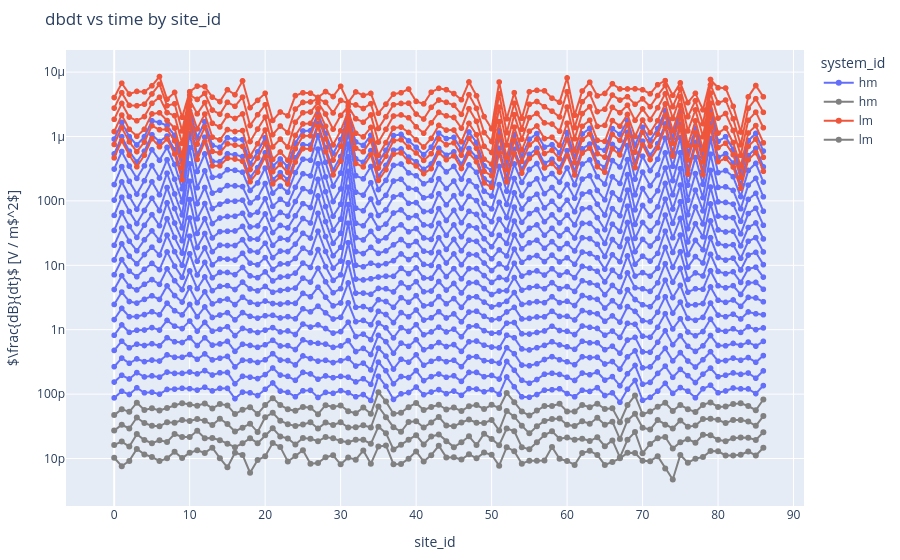

Notebook code for this chart:
### Code cell
import pandas as pd
import plotly.express as px

x_axis = 'site_id'

df_tmp = df_data.sort_values(['gate_id', x_axis])
df_tmp.loc[df_tmp['site_id'] == -1, 'inuse_auto'] = True

fig = px.line(
    df_tmp[df_tmp['inuse_auto'] == True],
    x=x_axis,
    y="dbdt",
    color="system_id",
    markers=True,
    title="dbdt vs time by site_id",
)

df_tmp.loc[df_tmp['site_id'] == -1, 'inuse_auto'] = False
fig2 = px.line(
    df_tmp[df_tmp['inuse_auto'] == False],
    x=x_axis,
    y="dbdt",
    color_discrete_sequence=["gray", "gray"],
    color="system_id",
    markers=True,
    title="dbdt vs time by site_id",
)


for trace in fig2.data:
    fig.add_trace(trace)

fig.update_layout(
    yaxis_type="log",
    yaxis_title="$\\frac{dB}{dt}$ [V / m$^2$]",
    margin={"l": 50, "r": 50, "t": 50, "b": 50},
    dragmode='select'
)

fig.show()

### Figure 1 — Plotly figure (JSON) as saved in the notebook; plotly's stock layout.template omitted (floating-point values rounded to 4 significant figures; data arrays with more than 128 entries replaced by an {"elided": "..."} marker saying what was removed)
{"data": [{"hovertemplate": "system_id=hm<br>site_id=%{x}<br>dbdt=%{y}<extra></extra>", "legendgroup": "hm", "line": {"color": "#636efa", "dash": "solid"}, "marker": {"symbol": "circle"}, "mode": "lines+markers", "name": "hm", "showlegend": true, "type": "scattergl", "x": {"elided": "1588 int values"}, "xaxis": "x", "y": {"elided": "1588 float values"}, "yaxis": "y"}, {"hovertemplate": "system_id=lm<br>site_id=%{x}<br>dbdt=%{y}<extra></extra>", "legendgroup": "lm", "line": {"color": "#EF553B", "dash": "solid"}, "marker": {"symbol": "circle"}, "mode": "lines+markers", "name": "lm", "showlegend": true, "type": "scattergl", "x": {"elided": "528 int values"}, "xaxis": "x", "y": {"elided": "528 float values"}, "yaxis": "y"}, {"hovertemplate": "system_id=hm<br>site_id=%{x}<br>dbdt=%{y}<extra></extra>", "legendgroup": "hm", "line": {"color": "gray", "dash": "solid"}, "marker": {"symbol": "circle"}, "mode": "lines+markers", "name": "hm", "orientation": "v", "showlegend": true, "type": "scatter", "x": {"elided": "370 int values"}, "xaxis": "x", "y": {"elided": "370 float values"}, "yaxis": "y"}, {"hovertemplate": "system_id=lm<br>site_id=%{x}<br>dbdt=%{y}<extra></extra>", "legendgroup": "lm", "line": {"color": "gray", "dash": "solid"}, "marker": {"symbol": "circle"}, "mode": "lines+markers", "name": "lm", "orientation": "v", "showlegend": true, "type": "scatter", "x": [-1, -1, -1, -1, -1, -1], "xaxis": "x", "y": [NaN, NaN, NaN, NaN, NaN, NaN], "yaxis": "y"}], "layout": {"dragmode": "select", "legend": {"title": {"text": "system_id"}, "tracegroupgap": 0}, "margin": {"b": 50, "l": 50, "r": 50, "t": 50}, "title": {"text": "dbdt vs time by site_id"}, "xaxis": {"anchor": "y", "domain": [0, 1], "title": {"text": "site_id"}}, "yaxis": {"anchor": "x", "domain": [0, 1], "title": {"text": "$\\frac{dB}{dt}$ [V / m$^2$]"}, "type": "log"}}}
